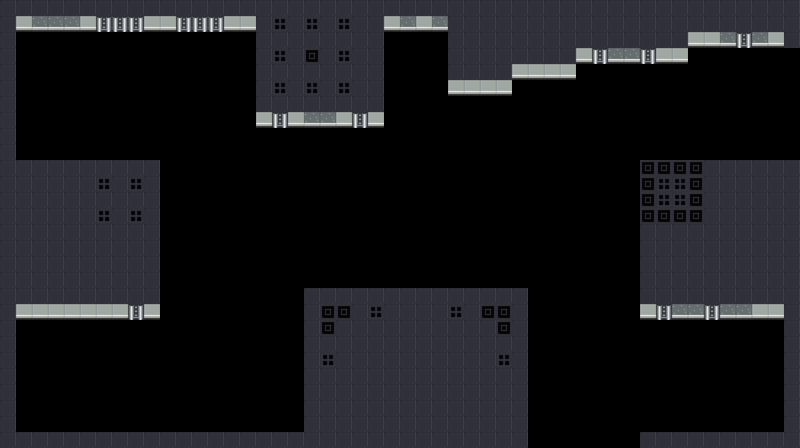

This is a level from a 2D game, rendered from its Tiled map with the project's own tilesets. A one-line summary and the complete map file follow:
An orthogonal 50x28 tile map with 16x16 px tiles, 1 tile layer (blocks) and 6 objects (2x 1, 2x 3, npc, 0).

<map version="1.10" tiledversion="1.10.2" orientation="orthogonal" renderorder="right-down" width="50" height="28" tilewidth="16" tileheight="16" infinite="0" nextlayerid="5" nextobjectid="11">
 <tileset firstgid="1" source="../../assets/tilesets/tileset_0.tsx" />
 <layer id="1" name="blocks" width="50" height="28">
  <data encoding="csv">
1,1,1,1,1,1,1,1,1,1,1,1,1,1,1,1,1,1,1,1,1,1,1,1,1,1,1,1,1,1,1,1,1,1,1,1,1,1,1,1,1,1,1,1,1,1,1,1,1,1,
1,2,4,4,4,2,3,3,3,2,2,3,3,3,2,2,1,5,1,5,1,5,1,1,2,4,2,4,1,1,1,1,1,1,1,1,1,1,1,1,1,1,1,1,1,1,1,1,1,1,
1,0,0,0,0,0,0,0,0,0,0,0,0,0,0,0,1,1,1,1,1,1,1,1,0,0,0,0,1,1,1,1,1,1,1,1,1,1,1,1,1,1,1,2,2,4,3,4,2,1,
1,0,0,0,0,0,0,0,0,0,0,0,0,0,0,0,1,5,1,8,1,5,1,1,0,0,0,0,1,1,1,1,1,1,1,1,2,3,4,4,3,2,2,0,0,0,0,0,0,0,
1,0,0,0,0,0,0,0,0,0,0,0,0,0,0,0,1,1,1,1,1,1,1,1,0,0,0,0,1,1,1,1,2,2,2,2,0,0,0,0,0,0,0,0,0,0,0,0,0,0,
1,0,0,0,0,0,0,0,0,0,0,0,0,0,0,0,1,5,1,5,1,5,1,1,0,0,0,0,2,2,2,2,0,0,0,0,0,0,0,0,0,0,0,0,0,0,0,0,0,0,
1,0,0,0,0,0,0,0,0,0,0,0,0,0,0,0,1,1,1,1,1,1,1,1,0,0,0,0,0,0,0,0,0,0,0,0,0,0,0,0,0,0,0,0,0,0,0,0,0,0,
1,0,0,0,0,0,0,0,0,0,0,0,0,0,0,0,2,3,2,4,4,2,3,2,0,0,0,0,0,0,0,0,0,0,0,0,0,0,0,0,0,0,0,0,0,0,0,0,0,0,
1,0,0,0,0,0,0,0,0,0,0,0,0,0,0,0,0,0,0,0,0,0,0,0,0,0,0,0,0,0,0,0,0,0,0,0,0,0,0,0,0,0,0,0,0,0,0,0,0,0,
1,0,0,0,0,0,0,0,0,0,0,0,0,0,0,0,0,0,0,0,0,0,0,0,0,0,0,0,0,0,0,0,0,0,0,0,0,0,0,0,0,0,0,0,0,0,0,0,0,0,
1,1,1,1,1,1,1,1,1,1,0,0,0,0,0,0,0,0,0,0,0,0,0,0,0,0,0,0,0,0,0,0,0,0,0,0,0,0,0,0,8,8,8,8,1,1,1,1,1,1,
1,1,1,1,1,1,5,1,5,1,0,0,0,0,0,0,0,0,0,0,0,0,0,0,0,0,0,0,0,0,0,0,0,0,0,0,0,0,0,0,8,5,5,8,1,1,1,1,1,1,
1,1,1,1,1,1,1,1,1,1,0,0,0,0,0,0,0,0,0,0,0,0,0,0,0,0,0,0,0,0,0,0,0,0,0,0,0,0,0,0,8,5,5,8,1,1,1,1,1,1,
1,1,1,1,1,1,5,1,5,1,0,0,0,0,0,0,0,0,0,0,0,0,0,0,0,0,0,0,0,0,0,0,0,0,0,0,0,0,0,0,8,8,8,8,1,1,1,1,1,1,
1,1,1,1,1,1,1,1,1,1,0,0,0,0,0,0,0,0,0,0,0,0,0,0,0,0,0,0,0,0,0,0,0,0,0,0,0,0,0,0,1,1,1,1,1,1,1,1,1,1,
1,1,1,1,1,1,1,1,1,1,0,0,0,0,0,0,0,0,0,0,0,0,0,0,0,0,0,0,0,0,0,0,0,0,0,0,0,0,0,0,1,1,1,1,1,1,1,1,1,1,
1,1,1,1,1,1,1,1,1,1,0,0,0,0,0,0,0,0,0,0,0,0,0,0,0,0,0,0,0,0,0,0,0,0,0,0,0,0,0,0,1,1,1,1,1,1,1,1,1,1,
1,1,1,1,1,1,1,1,1,1,0,0,0,0,0,0,0,0,0,0,0,0,0,0,0,0,0,0,0,0,0,0,0,0,0,0,0,0,0,0,1,1,1,1,1,1,1,1,1,1,
1,1,1,1,1,1,1,1,1,1,0,0,0,0,0,0,0,0,0,1,1,1,1,1,1,1,1,1,1,1,1,1,1,0,0,0,0,0,0,0,1,1,1,1,1,1,1,1,1,1,
1,2,2,2,2,2,2,2,3,2,0,0,0,0,0,0,0,0,0,1,8,8,1,5,1,1,1,1,5,1,8,8,1,0,0,0,0,0,0,0,2,3,4,4,3,4,4,2,2,1,
1,0,0,0,0,0,0,0,0,0,0,0,0,0,0,0,0,0,0,1,8,1,1,1,1,1,1,1,1,1,1,8,1,0,0,0,0,0,0,0,0,0,0,0,0,0,0,0,0,1,
1,0,0,0,0,0,0,0,0,0,0,0,0,0,0,0,0,0,0,1,1,1,1,1,1,1,1,1,1,1,1,1,1,0,0,0,0,0,0,0,0,0,0,0,0,0,0,0,0,1,
1,0,0,0,0,0,0,0,0,0,0,0,0,0,0,0,0,0,0,1,5,1,1,1,1,1,1,1,1,1,1,5,1,0,0,0,0,0,0,0,0,0,0,0,0,0,0,0,0,1,
1,0,0,0,0,0,0,0,0,0,0,0,0,0,0,0,0,0,0,1,1,1,1,1,1,1,1,1,1,1,1,1,1,0,0,0,0,0,0,0,0,0,0,0,0,0,0,0,0,1,
1,0,0,0,0,0,0,0,0,0,0,0,0,0,0,0,0,0,0,1,1,1,1,1,1,1,1,1,1,1,1,1,1,0,0,0,0,0,0,0,0,0,0,0,0,0,0,0,0,1,
1,0,0,0,0,0,0,0,0,0,0,0,0,0,0,0,0,0,0,1,1,1,1,1,1,1,1,1,1,1,1,1,1,0,0,0,0,0,0,0,0,0,0,0,0,0,0,0,0,1,
1,0,0,0,0,0,0,0,0,0,0,0,0,0,0,0,0,0,0,1,1,1,1,1,1,1,1,1,1,1,1,1,1,0,0,0,0,0,0,0,0,0,0,0,0,0,0,0,0,1,
1,1,1,1,1,1,1,1,1,1,1,1,1,1,1,1,1,1,1,1,1,1,1,1,1,1,1,1,1,1,1,1,1,0,0,0,0,0,0,0,1,1,1,1,1,1,1,1,1,1
</data>
 </layer>
 <objectgroup id="3" name="entities">
  <object id="3" name="npc" x="192" y="176">
   <point />
  </object>
 </objectgroup>
 <objectgroup id="4" name="exits">
  <object id="8" name="1" x="800" y="48" width="48" height="112" />
  <object id="10" name="3" x="528" y="448" width="112" height="64" />
 </objectgroup>
 <objectgroup id="2" name="entries">
  <object id="1" name="0" x="224" y="160">
   <point />
  </object>
  <object id="5" name="1" x="720" y="96">
   <point />
  </object>
  <object id="9" name="3" x="576" y="384">
   <point />
  </object>
 </objectgroup>
</map>
